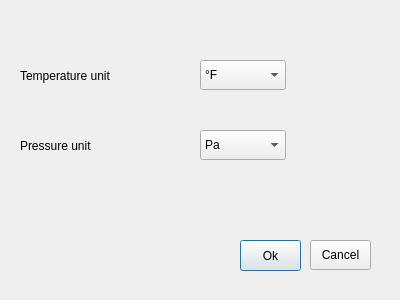
<?xml version="1.0" encoding="UTF-8"?>
<ui version="4.0">
 <class>settings_pop_up</class>
 <widget class="QDialog" name="settings_pop_up">
  <property name="geometry">
   <rect>
    <x>0</x>
    <y>0</y>
    <width>400</width>
    <height>300</height>
   </rect>
  </property>
  <property name="windowTitle">
   <string>Dialog</string>
  </property>
  <widget class="QLabel" name="label_2">
   <property name="geometry">
    <rect>
     <x>20</x>
     <y>130</y>
     <width>121</width>
     <height>31</height>
    </rect>
   </property>
   <property name="text">
    <string>Pressure unit</string>
   </property>
  </widget>
  <widget class="QLabel" name="label">
   <property name="geometry">
    <rect>
     <x>20</x>
     <y>60</y>
     <width>131</width>
     <height>31</height>
    </rect>
   </property>
   <property name="text">
    <string>Temperature unit</string>
   </property>
  </widget>
  <widget class="QComboBox" name="temp_units">
   <property name="geometry">
    <rect>
     <x>200</x>
     <y>60</y>
     <width>86</width>
     <height>30</height>
    </rect>
   </property>
   <property name="currentIndex">
    <number>0</number>
   </property>
   <item>
    <property name="text">
     <string>°F</string>
    </property>
   </item>
   <item>
    <property name="text">
     <string>°C</string>
    </property>
   </item>
  </widget>
  <widget class="QComboBox" name="pressure_units">
   <property name="geometry">
    <rect>
     <x>200</x>
     <y>130</y>
     <width>86</width>
     <height>30</height>
    </rect>
   </property>
   <item>
    <property name="text">
     <string>Pa</string>
    </property>
   </item>
   <item>
    <property name="text">
     <string>ATM</string>
    </property>
   </item>
  </widget>
  <widget class="QPushButton" name="button_ok">
   <property name="geometry">
    <rect>
     <x>240</x>
     <y>240</y>
     <width>61</width>
     <height>31</height>
    </rect>
   </property>
   <property name="focusPolicy">
    <enum>Qt::WheelFocus</enum>
   </property>
   <property name="text">
    <string>Ok</string>
   </property>
  </widget>
  <widget class="QPushButton" name="button_cancel">
   <property name="geometry">
    <rect>
     <x>310</x>
     <y>240</y>
     <width>61</width>
     <height>30</height>
    </rect>
   </property>
   <property name="text">
    <string>Cancel</string>
   </property>
  </widget>
 </widget>
 <resources/>
 <connections/>
</ui>
